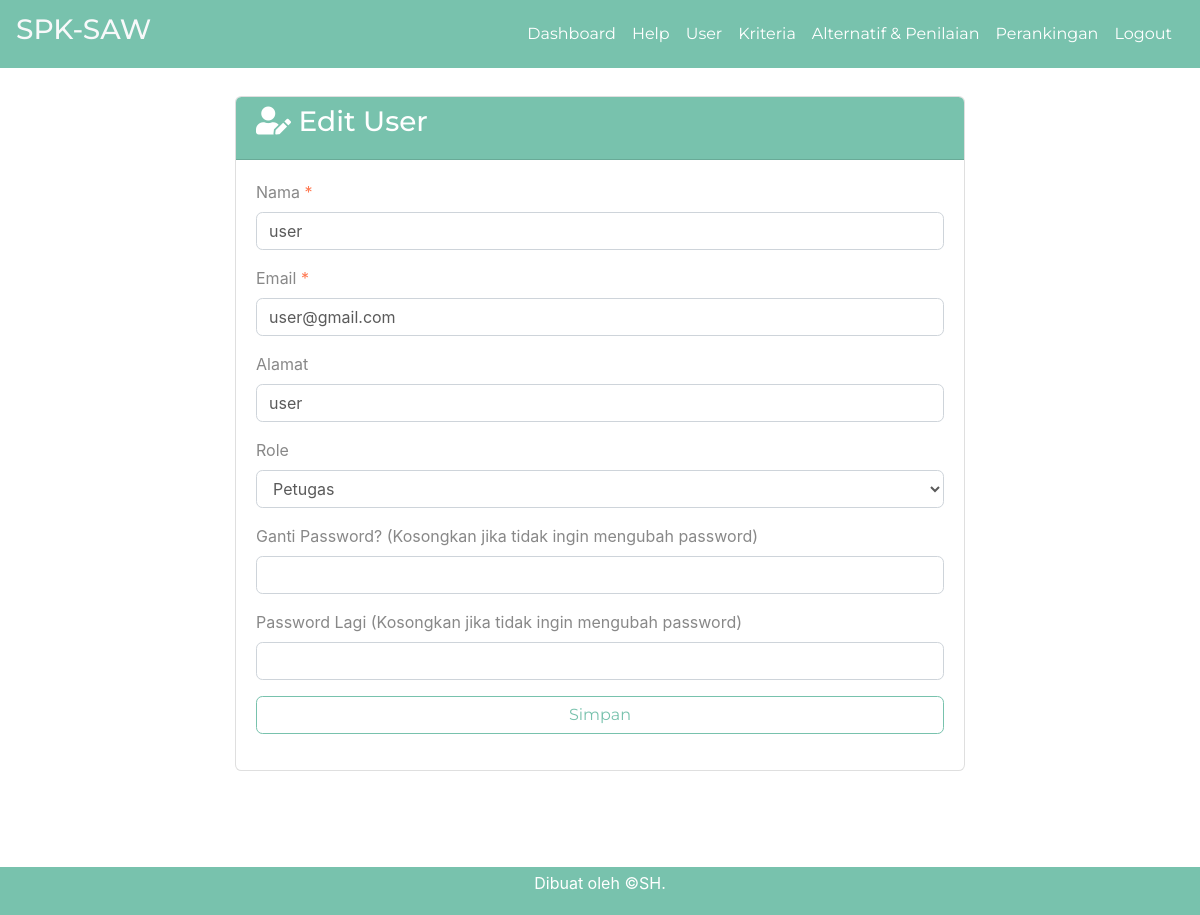
Screenshot of /edit-user.php?id=8 (signed in) with the database file from the repository.
### tables this page shows
CREATE TABLE `user` (
  `id_user` int(5) NOT NULL,
  `username` varchar(16) NOT NULL,
  `password` varchar(50) NOT NULL,
  `nama` varchar(70) NOT NULL,
  `email` varchar(50) DEFAULT NULL,
  `alamat` varchar(100) DEFAULT NULL,
  `role` char(1) NOT NULL
);

### edit-user.php (the view, shortened to what this page needs)
<?php require_once('includes/init.php'); ?>
<?php cek_login($role = array(1)); ?>
<?php
$sukses = false;
$ada_error = false;
$id_user = (isset($_GET['id'])) ? trim($_GET['id']) : '';
if(!$id_user) {
	$ada_error = 'Maaf, data tidak dapat diproses.';
} else {
	$query = $pdo->prepare('SELECT id_user, username, nama, email, alamat, role FROM user WHERE user.id_user = :id_user');
	$query->execute(array('id_user' => $id_user));
	$result = $query->fetch();
	$nama = (isset($result['nama'])) ? trim($result['nama']) : '';
	$email = (isset($result['email'])) ? trim($result['email']) : '';
	$alamat = (isset($result['alamat'])) ? trim($result['alamat']) : '';
	$role = (isset($result['role'])) ? trim($result['role']) : '';
}
?>
<?php
$judul_page = 'Edit User';
require_once('head.php');
require_once('navbar.php');
?>
<div class="container pt-5 pb-5">
	<div class="row ">
		<div class="col col-md-8 mx-auto">
			<div class="card mb-5">
				<div class="card-header pt-2 bg-primary text-white">
                    <h3> <i class="fa fa-user-edit" ></i> <?php echo $judul_page; ?></h3>
                </div>
			<?php if($sukses): ?>
				<div class="alert alert-success" role="alert">
				<p>Data berhasil disimpan</p>
				</div>
			<?php elseif($ada_error): ?>
				<p><?php echo $ada_error; ?></p>
			<?php else: ?>
				<div class="card-body">
                    <form action="edit-user.php?id=<?php echo $id_user; ?>" method="post">
                        <div class="form-group">
                            <label>Nama <span class="text-danger">*</span></label>
                            <input type="text" class="form-control" name="nama" value="<?php echo $nama; ?>">
                        </div>
                        <div class="form-group">
                            <label>Email <span class="text-danger">*</span></label>
                            <input type="email" class="form-control" name="email" value="<?php echo $email; ?>">
                        </div>
                        <div class="form-group">
                            <label>Alamat</label>
                            <input type="text" class="form-control" name="alamat" value="<?php echo $alamat; ?>">
                        </div>
                        <div class="form-group">
                            <label>Role</label>
                            <select class="form-control" name="role">
                                <option value="2" <?php selected($role, 2); ?>>Petugas</option>
                            </select>
                        </div>
                        <div class="form-group">
                            <label>Ganti Password? (Kosongkan jika tidak ingin mengubah password)</label>
                            <input type="password" class="form-control" name="password">
                        </div>
                        <div class="form-group">
                            <label>Password Lagi (Kosongkan jika tidak ingin mengubah password)</label>
                            <input type="password" class="form-control" name="password2">
                        </div>
                        <div class="form-group">
                            <button type="submit" name="submit" value="submit" class="btn btn-outline-primary form-control">Simpan</button>
                        </div>
                    </form>
                </div>
			<?php endif; ?>
		</div>
	</div>
	</div>
<?php
require_once('foot.php');

### rows the page displays
user: nama "user", email "user@gmail.com", alamat "user", role "Petugas"

### other values shown
$judul_page "Edit User"
